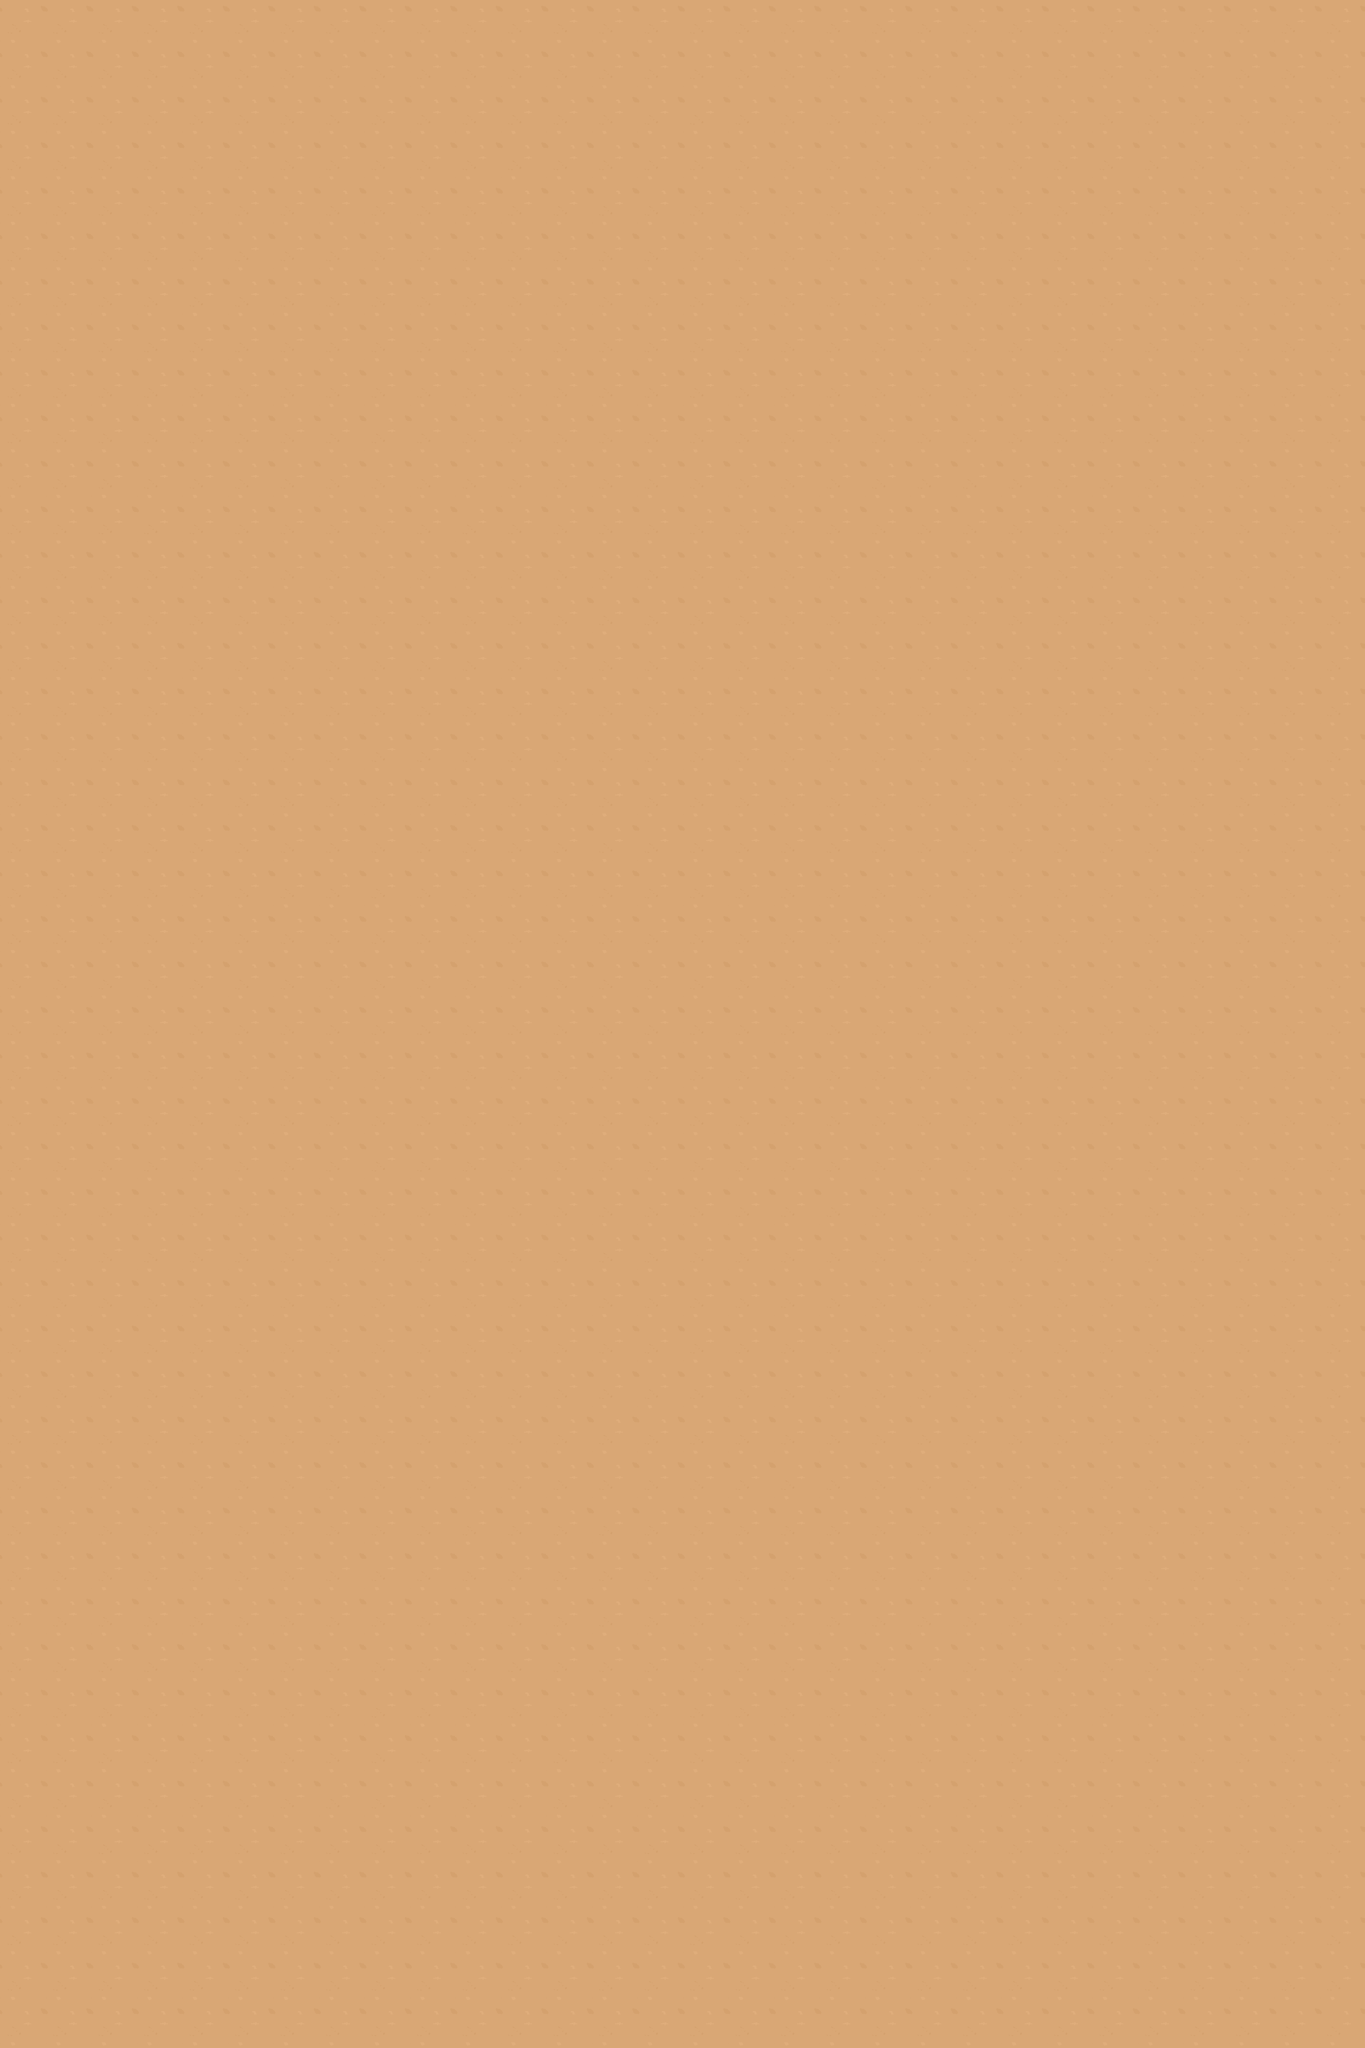

Tiled map render using the project's own tile images. Description and the map definition, with tile-layer contents summarised, below:
An orthogonal 30x45 tile map with 96x96 px tiles, 2 tile layers (bot, top).

<map version="1.10" tiledversion="1.10.2" orientation="orthogonal" renderorder="right-down" width="30" height="45" tilewidth="96" tileheight="96" infinite="0" nextlayerid="8" nextobjectid="1">
 <tileset firstgid="1" name="tile" tilewidth="96" tileheight="96" tilecount="10" columns="0">
  <grid orientation="orthogonal" width="1" height="1" />
  <tile id="0">
   <image width="96" height="96" source="../../tile/rumble-hero/forest/grass1.png" />
  </tile>
  <tile id="1">
   <image width="96" height="96" source="../../tile/rumble-hero/forest/grass2.png" />
  </tile>
  <tile id="2">
   <image width="96" height="96" source="../../tile/rumble-hero/forest/grass3.png" />
  </tile>
  <tile id="3">
   <image width="96" height="96" source="../../tile/rumble-hero/forest/grass6.png" />
  </tile>
  <tile id="4">
   <image width="96" height="96" source="../../tile/rumble-hero/forest/grass7.png" />
  </tile>
  <tile id="5">
   <image width="96" height="96" source="../../tile/rumble-hero/forest/grass8.png" />
  </tile>
  <tile id="6">
   <image width="96" height="96" source="../../tile/rumble-hero/forest/grass9.png" />
  </tile>
  <tile id="7">
   <image width="96" height="96" source="../../tile/rumble-hero/forest/grass10.png" />
  </tile>
  <tile id="8">
   <image width="96" height="96" source="../../tile/rumble-hero/forest/grass12.png" />
  </tile>
  <tile id="9">
   <image width="96" height="96" source="../../tile/rumble-hero/forest/grass23.png" />
  </tile>
 </tileset>
 <layer id="7" name="bot" width="30" height="45">
  <data>[1350 cells, 1350 non-empty, 1 distinct tile ids]</data>
 </layer>
 <layer id="5" name="top" width="30" height="45">
  <data>[1350 cells, 0 non-empty, 0 distinct tile ids]</data>
 </layer>
</map>
